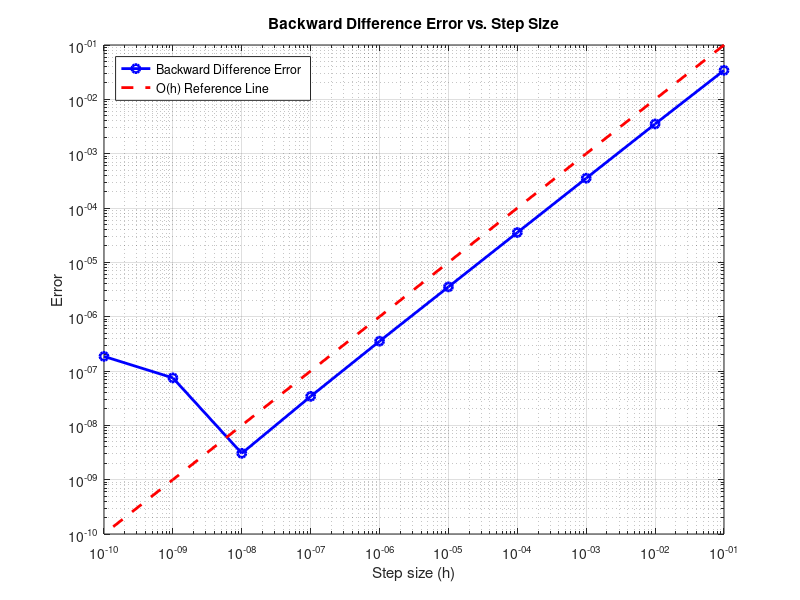

Reproduce this figure in MATLAB.
function backward_difference_study()
    % Define the function and its exact derivative
    f = @(x) sin(x);
    df_exact = @(x) cos(x);

    % Choose a point to evaluate the derivative
    x0 = pi/4;

    % Define a range of step sizes
    h = logspace(-1, -10, 10);

    % Initialize arrays to store errors and ratios
    errors = zeros(size(h));
    ratios = zeros(size(h) - 1);

    % Compute errors for each step size
    for i = 1:length(h)
        df_approx = backward_difference(f, x0, h(i));
        errors(i) = abs(df_approx - df_exact(x0));
    end

    % Compute ratios of successive errors
    for i = 1:length(h)-1
        ratios(i) = errors(i) / errors(i+1);
    end

    % Plot the results
    figure;
    loglog(h, errors, 'b-o', 'LineWidth', 2);
    hold on;
    loglog(h, h, 'r--', 'LineWidth', 2);
    xlabel('Step size (h)');
    ylabel('Error');
    title('Backward Difference Error vs. Step Size');
    legend('Backward Difference Error', 'O(h) Reference Line', 'Location', 'northwest');
    grid on;

    % Display the error ratios
    disp('Ratios of successive errors:');
    disp(ratios);

    % Compute and display the average ratio
    avg_ratio = mean(ratios);
    disp(['Average ratio: ', num2str(avg_ratio)]);
end

function df = backward_difference(f, x, h)
    df = (f(x) - f(x - h)) / h;
end